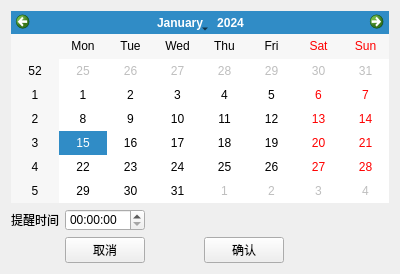
<?xml version="1.0" encoding="UTF-8"?>
<ui version="4.0">
 <class>NoticeCalendar</class>
 <widget class="QWidget" name="NoticeCalendar">
  <property name="geometry">
   <rect>
    <x>0</x>
    <y>0</y>
    <width>400</width>
    <height>274</height>
   </rect>
  </property>
  <property name="windowTitle">
   <string>Form</string>
  </property>
  <layout class="QGridLayout" name="gridLayout">
   <item row="1" column="0">
    <widget class="QLabel" name="label">
     <property name="maximumSize">
      <size>
       <width>50</width>
       <height>16777215</height>
      </size>
     </property>
     <property name="text">
      <string>提醒时间</string>
     </property>
    </widget>
   </item>
   <item row="1" column="1">
    <widget class="QTimeEdit" name="timeEdit">
     <property name="styleSheet">
      <string notr="true">QDateEdit::drop-down {
width: 0px;      
height: 0px;
}
</string>
     </property>
    </widget>
   </item>
   <item row="2" column="0">
    <spacer name="horizontalSpacer_2">
     <property name="orientation">
      <enum>Qt::Horizontal</enum>
     </property>
     <property name="sizeHint" stdset="0">
      <size>
       <width>40</width>
       <height>20</height>
      </size>
     </property>
    </spacer>
   </item>
   <item row="2" column="1">
    <widget class="QPushButton" name="cancelBtn">
     <property name="text">
      <string>取消</string>
     </property>
    </widget>
   </item>
   <item row="2" column="2">
    <spacer name="horizontalSpacer_3">
     <property name="orientation">
      <enum>Qt::Horizontal</enum>
     </property>
     <property name="sizeHint" stdset="0">
      <size>
       <width>40</width>
       <height>20</height>
      </size>
     </property>
    </spacer>
   </item>
   <item row="2" column="3">
    <widget class="QPushButton" name="okBtn">
     <property name="text">
      <string>确认</string>
     </property>
    </widget>
   </item>
   <item row="2" column="4">
    <spacer name="horizontalSpacer">
     <property name="orientation">
      <enum>Qt::Horizontal</enum>
     </property>
     <property name="sizeHint" stdset="0">
      <size>
       <width>99</width>
       <height>20</height>
      </size>
     </property>
    </spacer>
   </item>
   <item row="0" column="0" colspan="5">
    <widget class="NewCalendar" name="calendarWidget"/>
   </item>
   <item row="1" column="2" colspan="3">
    <spacer name="horizontalSpacer_4">
     <property name="orientation">
      <enum>Qt::Horizontal</enum>
     </property>
     <property name="sizeHint" stdset="0">
      <size>
       <width>40</width>
       <height>20</height>
      </size>
     </property>
    </spacer>
   </item>
  </layout>
 </widget>
 <customwidgets>
  <customwidget>
   <class>NewCalendar</class>
   <extends>QCalendarWidget</extends>
   <header location="global">newcalendar.h</header>
  </customwidget>
 </customwidgets>
 <resources/>
 <connections/>
</ui>
